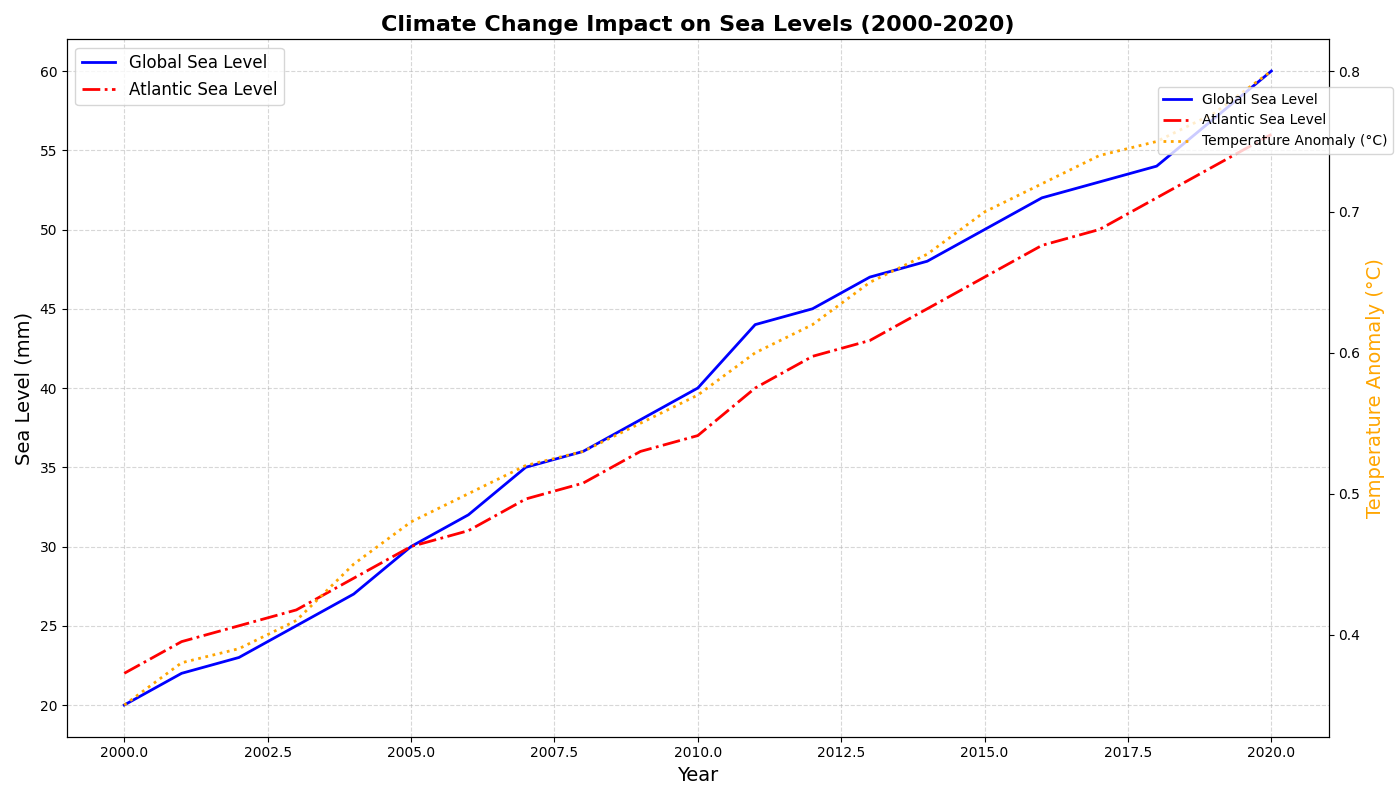

Here is the Python script that generated this plot:
import numpy as np
import matplotlib.pyplot as plt

# Years from 2000 to 2020
years = np.arange(2000, 2021)

# Construct data for sea levels in mm (sample artificial data)
sea_levels_global = np.array([20, 22, 23, 25, 27, 30, 32, 35, 36, 38, 40, 44, 45, 47, 48, 50, 52, 53, 54, 57, 60])
sea_levels_atlantic = np.array([22, 24, 25, 26, 28, 30, 31, 33, 34, 36, 37, 40, 42, 43, 45, 47, 49, 50, 52, 54, 56])

# Additional data: Average annual global temperature anomaly (in °C)
temp_anomaly = np.array([0.35, 0.38, 0.39, 0.41, 0.45, 0.48, 0.50, 0.52, 0.53, 0.55, 0.57, 0.60, 0.62, 0.65, 0.67, 0.70, 0.72, 0.74, 0.75, 0.77, 0.80])

# Set up the main plot
fig, ax1 = plt.subplots(figsize=(14, 8))

# Plotting the remaining sea levels
ax1.plot(years, sea_levels_global, color='blue', label='Global Sea Level', linewidth=2)
ax1.plot(years, sea_levels_atlantic, color='red', linestyle='-.', label='Atlantic Sea Level', linewidth=2)

# Set the title and labels
ax1.set_title('Climate Change Impact on Sea Levels (2000-2020)', fontsize=16, weight='bold')
ax1.set_xlabel('Year', fontsize=14)
ax1.set_ylabel('Sea Level (mm)', fontsize=14)

# Adding grid to the plot
ax1.grid(True, linestyle='--', alpha=0.5)

# Adding legend
ax1.legend(loc='upper left', fontsize=12)

# Create another y-axis for temperature anomaly
ax2 = ax1.twinx()
ax2.plot(years, temp_anomaly, color='orange', linestyle=':', label='Temperature Anomaly (°C)', linewidth=2)

# Set the secondary y-axis label
ax2.set_ylabel('Temperature Anomaly (°C)', fontsize=14, color='orange')

# Adjustment to avoid overlapping and ensure tight layout
fig.tight_layout()

# Add legend for the secondary y-axis
fig.legend(loc='upper right', fontsize=10, bbox_to_anchor=(1, 0.9))

# Show the plot
plt.show()
